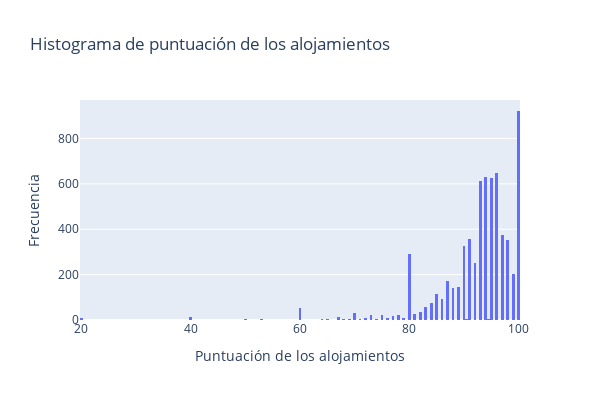

Here is the notebook cell this chart was saved with:
### Code cell
import plotly.express as px

fig = px.histogram(df_us, x='review_scores_rating',
                   title='Histograma de puntuación de los alojamientos',
                   labels={'review_scores_rating': 'Puntuación de los alojamientos'})

fig.update_layout(yaxis_title_text='Frecuencia')
fig.update_layout(width=600, height=400)

fig.show()

### Figure 1 — Plotly figure (JSON) as saved in the notebook; plotly's stock layout.template omitted (floating-point values rounded to 4 significant figures; data arrays with more than 128 entries replaced by an {"elided": "..."} marker saying what was removed)
{"data": [{"bingroup": "x", "hovertemplate": "Puntuación de los alojamientos=%{x}<br>count=%{y}<extra></extra>", "legendgroup": "", "marker": {"color": "#636efa", "pattern": {"shape": ""}}, "name": "", "orientation": "v", "showlegend": false, "type": "histogram", "x": {"elided": "6733 float values"}, "xaxis": "x", "yaxis": "y"}], "layout": {"barmode": "relative", "height": 400, "legend": {"tracegroupgap": 0}, "title": {"text": "Histograma de puntuación de los alojamientos"}, "width": 600, "xaxis": {"anchor": "y", "domain": [0, 1], "title": {"text": "Puntuación de los alojamientos"}}, "yaxis": {"anchor": "x", "domain": [0, 1], "title": {"text": "Frecuencia"}}}}
